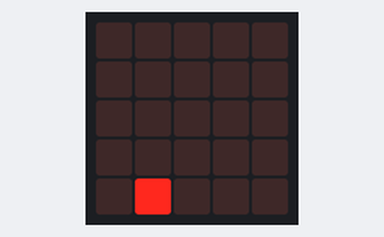
A program run on a simulated BBC micro:bit running MicroPython. On the bench: the board's 5×5 LED display. Dim RGB values are drawn brighter than linear; random numbers come from a fixed seed.

Above: at 0.05 s.
At 5.05 s:
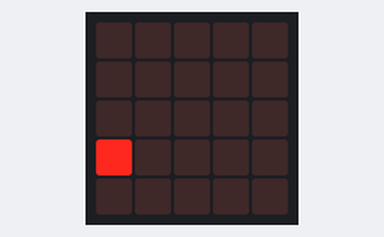
At 10.06 s:
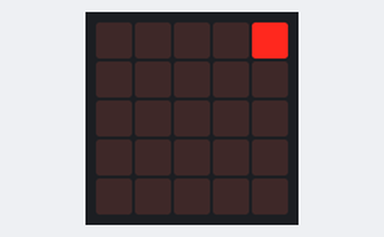
At 19.87 s:
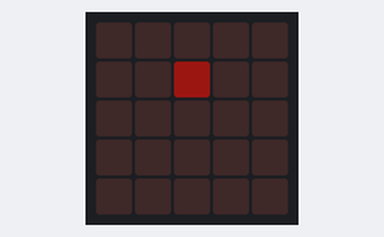
At 29.88 s:
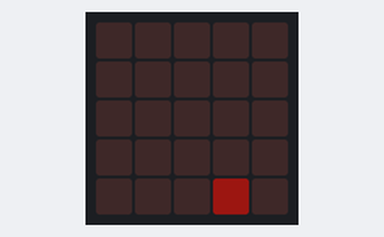
At 39.9 s:
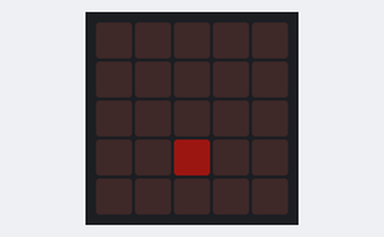

The program:

paparazzi.py
```python
from microbit import *
import random

fade_interval = 100

while True:
    x = random.randint(0, 4)
    y = random.randint(0, 4)

    intensity = 9

    while intensity >= 0:
        display.set_pixel(x, y, intensity)
        intensity -= 1
        sleep(fade_interval)
```
